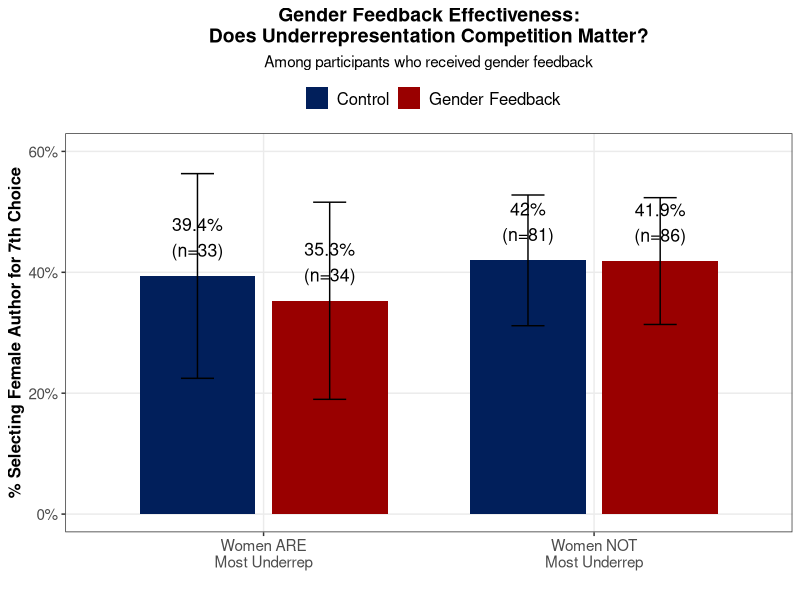

Write the R code that produced this figure.
# Analysis: How does underrepresentation competition affect gender feedback?

library(dplyr)
library(ggplot2)
library(lmtest)
library(sandwich)

# Read the data
d0 <- read.csv('pilot-study.csv', check.names = FALSE)

# Robust summary function
robust_summary <- function(model) {
    robust_se <- sqrt(diag(vcovHC(model, type = "HC3")))
    model_summary <- summary(model)
    model_summary$coefficients[, "Std. Error"] <- robust_se
    model_summary$coefficients[, "t value"] <- model_summary$coefficients[, "Estimate"] / robust_se
    model_summary$coefficients[, "Pr(>|t|)"] <- 2 * pt(-abs(model_summary$coefficients[, "t value"]), df = model_summary$df[2], lower.tail = TRUE)
    return(model_summary)
}

# Identify which attribute is most underrepresented
d0 <- d0 %>%
  mutate(
    min_count = pmin(base_gender, base_poets, base_oldies, base_books),
    num_at_min = (base_gender == min_count) +
                 (base_poets == min_count) +
                 (base_oldies == min_count) +
                 (base_books == min_count),
    women_most_underrep_sole = as.numeric(base_gender == min_count & num_at_min == 1),
    women_most_underrep_any = as.numeric(base_gender == min_count),
    women_NOT_most_underrep = as.numeric(base_gender > min_count)
  )

cat("===========================================================\n")
cat("OVERALL: How often are women the most underrepresented?\n")
cat("===========================================================\n\n")

overall_stats <- d0 %>%
  summarise(
    total_n = n(),

    # Women are THE MOST (sole minimum)
    n_women_sole_most = sum(women_most_underrep_sole),
    pct_women_sole_most = round(mean(women_most_underrep_sole) * 100, 1),

    # Women are tied for most (includes ties)
    n_women_any_most = sum(women_most_underrep_any),
    pct_women_any_most = round(mean(women_most_underrep_any) * 100, 1),

    # Women are NOT the most
    n_women_not_most = sum(women_NOT_most_underrep),
    pct_women_not_most = round(mean(women_NOT_most_underrep) * 100, 1)
  )

cat("Total N:", overall_stats$total_n, "\n\n")
cat("Women are THE MOST underrepresented (sole minimum):\n")
cat("  N =", overall_stats$n_women_sole_most, "\n")
cat("  % =", overall_stats$pct_women_sole_most, "%\n\n")

cat("Women are AT LEAST TIED for most underrepresented:\n")
cat("  N =", overall_stats$n_women_any_most, "\n")
cat("  % =", overall_stats$pct_women_any_most, "%\n\n")

cat("Women are NOT the most underrepresented:\n")
cat("  N =", overall_stats$n_women_not_most, "\n")
cat("  % =", overall_stats$pct_women_not_most, "%\n\n")

cat("\n===========================================================\n")
cat("KEY QUESTION: Gender Feedback Effectiveness by Underrepresentation Status\n")
cat("===========================================================\n\n")

cat("Among those who received GENDER FEEDBACK (treatment):\n\n")

# Filter to treatment group only
d0_treatment <- d0 %>% filter(gender_feedback == 1)

cat("--- When women ARE the most underrepresented (sole) ---\n")
treatment_women_most <- d0_treatment %>%
  filter(women_most_underrep_sole == 1) %>%
  summarise(
    n = n(),
    pct_select_woman = round(mean(female_pick) * 100, 1)
  )
cat("N =", treatment_women_most$n, "\n")
cat("% selecting woman =", treatment_women_most$pct_select_woman, "%\n\n")

cat("--- When women are NOT the most underrepresented ---\n")
treatment_women_not_most <- d0_treatment %>%
  filter(women_NOT_most_underrep == 1) %>%
  summarise(
    n = n(),
    pct_select_woman = round(mean(female_pick) * 100, 1)
  )
cat("N =", treatment_women_not_most$n, "\n")
cat("% selecting woman =", treatment_women_not_most$pct_select_woman, "%\n\n")

cat("--- DIFFERENCE (penalty for competition) ---\n")
penalty <- treatment_women_most$pct_select_woman - treatment_women_not_most$pct_select_woman
cat("Difference =", penalty, "percentage points\n\n")

cat("\n--- Statistical Test ---\n")
r_competition <- lm(female_pick ~ women_most_underrep_sole, data = d0_treatment)
print(robust_summary(r_competition))

cat("\n\n===========================================================\n")
cat("COMPARISON: Control vs Treatment by Underrepresentation Status\n")
cat("===========================================================\n\n")

comparison <- d0 %>%
  mutate(
    underrep_status = case_when(
      women_most_underrep_sole == 1 ~ "Women Most Underrep",
      women_NOT_most_underrep == 1 ~ "Women NOT Most Underrep",
      TRUE ~ "Tied"
    )
  ) %>%
  filter(underrep_status != "Tied") %>%
  group_by(underrep_status, gender_feedback) %>%
  summarise(
    n = n(),
    pct_select_woman = round(mean(female_pick) * 100, 1),
    .groups = "drop"
  ) %>%
  arrange(underrep_status, gender_feedback)

print(comparison)

cat("\n--- Treatment Effects ---\n")
# When women are most underrepresented
women_most_ctrl <- comparison %>% filter(underrep_status == "Women Most Underrep", gender_feedback == 0) %>% pull(pct_select_woman)
women_most_treat <- comparison %>% filter(underrep_status == "Women Most Underrep", gender_feedback == 1) %>% pull(pct_select_woman)
te_most <- women_most_treat - women_most_ctrl

# When women are NOT most underrepresented
women_not_ctrl <- comparison %>% filter(underrep_status == "Women NOT Most Underrep", gender_feedback == 0) %>% pull(pct_select_woman)
women_not_treat <- comparison %>% filter(underrep_status == "Women NOT Most Underrep", gender_feedback == 1) %>% pull(pct_select_woman)
te_not <- women_not_treat - women_not_ctrl

cat("\nWhen women ARE most underrepresented:\n")
cat("  Control:", women_most_ctrl, "%\n")
cat("  Treatment:", women_most_treat, "%\n")
cat("  Treatment Effect:", te_most, "pp\n\n")

cat("When women are NOT most underrepresented:\n")
cat("  Control:", women_not_ctrl, "%\n")
cat("  Treatment:", women_not_treat, "%\n")
cat("  Treatment Effect:", te_not, "pp\n\n")

cat("DIFFERENCE in treatment effects:", te_most - te_not, "pp\n")

cat("\n--- Interaction Test ---\n")
d0_filtered <- d0 %>% filter(women_most_underrep_sole == 1 | women_NOT_most_underrep == 1)
r_interact <- lm(female_pick ~ gender_feedback * women_most_underrep_sole, data = d0_filtered)
print(robust_summary(r_interact))

cat("\n\n===========================================================\n")
cat("BY BASE CONDITION\n")
cat("===========================================================\n\n")

comparison_by_base <- d0 %>%
  mutate(
    underrep_status = case_when(
      women_most_underrep_sole == 1 ~ "Women Most",
      women_NOT_most_underrep == 1 ~ "Women NOT Most",
      TRUE ~ "Tied"
    )
  ) %>%
  filter(underrep_status != "Tied") %>%
  group_by(base_condition, underrep_status, gender_feedback) %>%
  summarise(
    n = n(),
    pct = round(mean(female_pick) * 100, 1),
    .groups = "drop"
  ) %>%
  arrange(base_condition, underrep_status, gender_feedback)

print(comparison_by_base)

cat("\n\n===========================================================\n")
cat("VISUALIZATION\n")
cat("===========================================================\n\n")

# Create summary data for plotting
plot_data <- d0 %>%
  mutate(
    underrep_status = case_when(
      women_most_underrep_sole == 1 ~ "Women ARE\nMost Underrep",
      women_NOT_most_underrep == 1 ~ "Women NOT\nMost Underrep",
      TRUE ~ "Tied"
    ),
    treatment_label = ifelse(gender_feedback == 1, "Gender Feedback", "Control")
  ) %>%
  filter(underrep_status != "Tied") %>%
  group_by(underrep_status, treatment_label) %>%
  summarise(
    n = n(),
    pct = mean(female_pick) * 100,
    se = sd(female_pick)/sqrt(n()) * 100,
    .groups = "drop"
  )

p <- ggplot(plot_data, aes(x = underrep_status, y = pct, fill = treatment_label)) +
  geom_bar(stat = "identity", position = position_dodge(width = 0.8), width = 0.7) +
  geom_errorbar(aes(ymin = pct - 1.96*se, ymax = pct + 1.96*se),
                width = 0.2, position = position_dodge(width = 0.8)) +
  geom_text(aes(label = paste0(round(pct, 1), "%\n(n=", n, ")")),
            position = position_dodge(width = 0.8), vjust = -0.5, size = 4.5) +
  scale_fill_manual(values = c("Control" = "#011F5B", "Gender Feedback" = "#990000")) +
  scale_y_continuous(labels = function(x) paste0(x, "%"), limits = c(0, 60)) +
  labs(
    x = "",
    y = "% Selecting Female Author for 7th Choice",
    title = "Gender Feedback Effectiveness:\nDoes Underrepresentation Competition Matter?",
    subtitle = "Among participants who received gender feedback",
    fill = ""
  ) +
  theme_bw() +
  theme(
    legend.position = "top",
    legend.text = element_text(size = 12),
    axis.title = element_text(size = 12, face = "bold"),
    axis.text = element_text(size = 11),
    axis.text.x = element_text(size = 11),
    plot.title = element_text(size = 14, face = "bold", hjust = 0.5),
    plot.subtitle = element_text(size = 11, hjust = 0.5),
    panel.grid.minor = element_blank()
  )

ggsave("Figure-Gender-Feedback-Competition.pdf", plot = p,
       width = 10, height = 7, device = cairo_pdf)
cat("Saved: Figure-Gender-Feedback-Competition.pdf\n")

cat("\nDone!\n")
